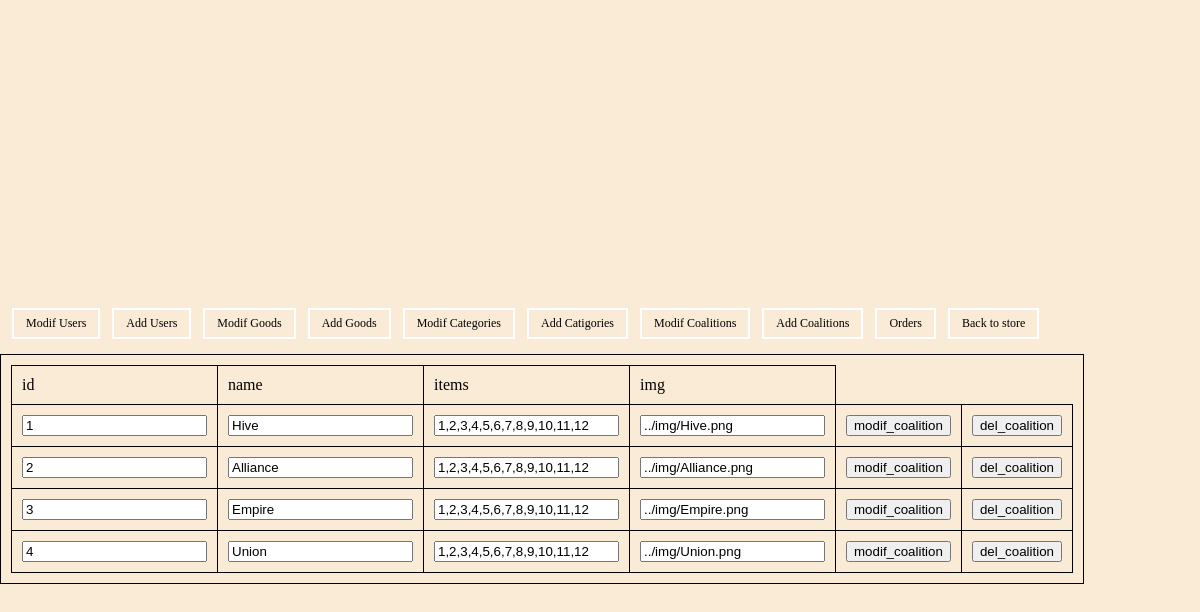
Screenshot of /admin.php?action=coalition-modif with the database file from the repository.
### tables this page shows
CREATE TABLE `coalitions` (
  `id` int(11) NOT NULL,
  `name` varchar(128) NOT NULL,
  `items` text NOT NULL,
  `img` varchar(10000) NOT NULL
);

### db.php (called while the page is built, shortened)
<?php
$db = 'online_store';
?>

### admin_query.php (called while the page is built, shortened)
<?php
function get_rows($table)
{
	include('db.php');
	$res = array();
	$query = mysqli_query($connection, "SHOW FIELDS FROM $table");
	while (($row = mysqli_fetch_assoc($query))) {
		$res[] = $row['Field'];
	}
	return $res;
}
?>

### get_query.php (called while the page is built, shortened)
<?php
function get_all_coalitions()
{
	include ('db.php');
	$ret = array();
	$query = mysqli_query($connection, "SELECT * FROM coalitions");
	while (($row = mysqli_fetch_assoc($query))) {
		$ret[] = $row;
	}
	return $ret;
}
?>

### admin.php (the view, shortened to what this page needs)
<!DOCTYPE html>
<html>
<head>
    <link rel="stylesheet" type="text/css" href="stock_style.css">
</head>
<body>
<div class = "header_image"></div>
<div id="menu">
    <ul>
      <li><a href="admin.php?action=user-modif">Modif Users</a></li>
      <li><a href='admin.php?action=users-add'>Add Users</a></li>
      <li><a href='admin.php?action=goods-modif'>Modif Goods</a></li>
      <li><a href="admin.php?action=goods-add">Add Goods</a></li>
      <li><a href="admin.php?action=category-modif">Modif Categories</a></li>
      <li><a href='admin.php?action=category-add'>Add Catigories</a></li>
      <li><a href='admin.php?action=coalition-modif'>Modif Coalitions</a></li>
      <li><a href="admin.php?action=coalition-add">Add Coalitions</a></li>
      <li><a href='admin.php?action=orders'>Orders</a></li>
      <li><a href='index.php'>Back to store</a></li>
    </ul>
</div>
  <br/>
  <br/>
  <br/>
<?php
  include('admin_query.php');
  include('get_query.php');
  if ($_GET['action'])
  {
    switch ($_GET['action'])
    {
      case 'coalition-modif':
        echo "<div class='table'><form action='admin_make_action.php' method='post'>";
        echo "<table><tr>";
        $headers = get_rows('coalitions');
        foreach ($headers as $value) {
            echo "<td>$value</td>";
        }
        echo "</tr>";
        echo "<tr>";
        $coalitions = get_all_coalitions();
        foreach ($coalitions as $coalition) {
          foreach ($headers as $value) {
            if ($value == 'items')
            {
              $arr = unserialize($coalition[$value]);
              $str = implode(",", $arr);
              echo "<td><div><input type='text' name='$value' value='$str'/></div></td>";
            }
            else if ($value != 'name' && $value != 'id')
               echo "<td><div><input type='text' name='$value' value='$coalition[$value]'/></div></td>";
            else
              echo "<td><div><input type='text' readonly name='$value' value='$coalition[$value]'/></div></td>";
          }
          echo "<td><div><input type='submit' name='action' value='modif_coalition'></input></div></td>";
          echo "<td><div><input type='submit' name='action' value='del_coalition'></input></div></td>";
          echo "</tr>";
        }
        echo "</table></div'></form></div>";
        break;
    }
  }
?>
</body>
</html>

### stock_style.css (style rules this page uses)
html, head, body { width:100%; margin:0; padding:0; font-family:Verdana; height: 100vh; background-color: #FAEBD7; }
a { color:black; text-decoration: none; }
#menu { margin: auto; text-align: center; margin-top: 1vh; float:left; }
#menu ul li { margin: 0; padding: 0; float: left; list-style: none; margin-left: 1vw; }
#menu ul { margin: 0; padding: 0; display: inline-block; vertical-align: top; }
#menu a { display: inline-block; padding: 0.5vw 1vw; font-size: 1vw; border: 2px solid white; }
.header_image { content: url("http://wpsites.net/wp-content/uploads/2013/02/diamond.png"); display:block; width:100%; height:300px; }
.table { display: table; }
.table>* { display: table-row; }
.table>*>* { display: table-cell; }
table { border-collapse: collapse; }
table, th, td { padding-top: 10px; padding-bottom: 10px; padding-left: 10px; padding-right: 10px; border: 1px solid black; }

### rows the page displays
coalitions: id "1", name "Hive", items "1,2,3,4,5,6,7,8,9,10,11,12", img "../img/Hive.png"
coalitions: id "2", name "Alliance", items "1,2,3,4,5,6,7,8,9,10,11,12", img "../img/Alliance.png"
coalitions: id "3", name "Empire", items "1,2,3,4,5,6,7,8,9,10,11,12", img "../img/Empire.png"
coalitions: id "4", name "Union", items "1,2,3,4,5,6,7,8,9,10,11,12", img "../img/Union.png"

### other values shown
$value "id"
$value "name"
$value "items"
$value "img"
